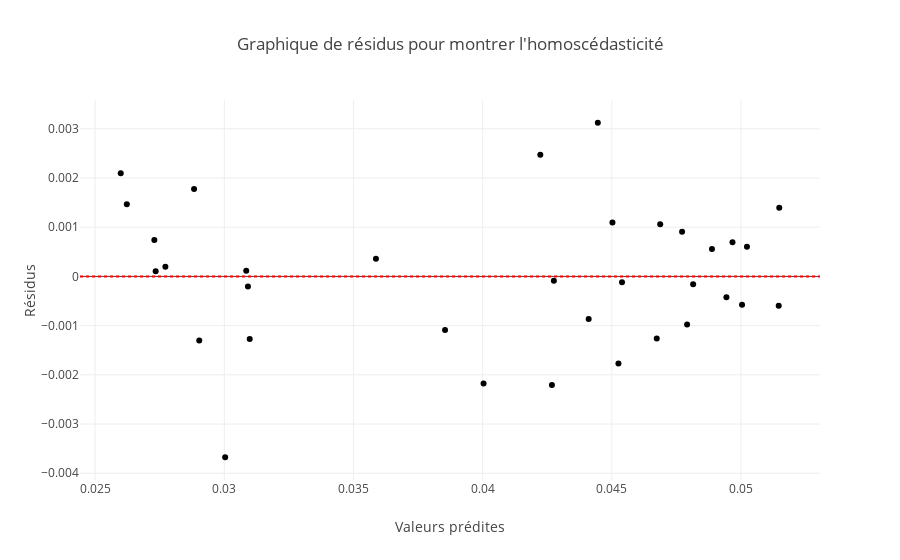

This figure's notebook cell:
### Code cell
fig = px.scatter(x=results_unrealistic.predict(var_unrealistic), y=results_unrealistic.resid, labels={'x': 'Valeurs prédites', 'y': 'Résidus'},
                 title='Graphique de résidus pour montrer l\'homoscédasticité')
fig.add_hline(y=0, line_dash="dot", line_color="red")

fig.show()

### Figure 1 — Plotly figure (JSON) as saved in the notebook; plotly's stock layout.template omitted (floating-point values rounded to 4 significant figures)
{"data": [{"hovertemplate": "Valeurs prédites=%{x}<br>Résidus=%{y}<extra></extra>", "legendgroup": "", "marker": {"color": "#000001", "symbol": "circle"}, "mode": "markers", "name": "", "orientation": "v", "showlegend": false, "type": "scatter", "x": [0.04888, 0.05004, 0.04815, 0.04446, 0.04772, 0.04526, 0.0441, 0.04268, 0.04223, 0.04674, 0.04687, 0.04502, 0.04944, 0.05146, 0.05148, 0.04967, 0.05023, 0.04791, 0.0454, 0.04276, 0.04004, 0.03855, 0.03587, 0.03098, 0.02883, 0.03085, 0.03092, 0.03003, 0.02623, 0.02772, 0.02903, 0.02734, 0.02729, 0.02599], "xaxis": "x", "y": [0.0005567, -0.0005755, -0.0001588, 0.003122, 0.0009097, -0.001771, -0.0008631, -0.002209, 0.002471, -0.001263, 0.001062, 0.001097, -0.0004213, -0.0005964, 0.001394, 0.0006924, 0.0006028, -0.0009773, -0.0001169, -8.693e-05, -0.002178, -0.00109, 0.0003614, -0.001271, 0.001774, 0.0001173, -0.0002069, -0.003674, 0.001466, 0.0001944, -0.001303, 0.0001049, 0.0007417, 0.002095], "yaxis": "y"}], "layout": {"legend": {"tracegroupgap": 0}, "shapes": [{"line": {"color": "red", "dash": "dot"}, "type": "line", "x0": 0, "x1": 1, "xref": "x domain", "y0": 0, "y1": 0, "yref": "y"}], "title": {"text": "Graphique de résidus pour montrer l'homoscédasticité"}, "xaxis": {"anchor": "y", "domain": [0, 1], "title": {"text": "Valeurs prédites"}}, "yaxis": {"anchor": "x", "domain": [0, 1], "title": {"text": "Résidus"}}}}
